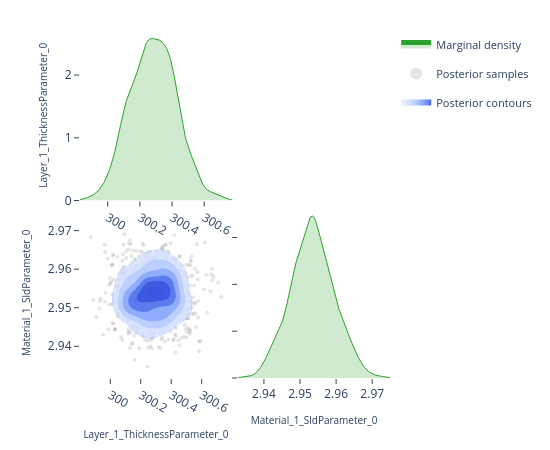

Notebook code for this chart:
### Code cell
# ---- Pairwise focus: thickness vs SLD ---------------------------------------
# A 2-parameter corner plot zooms in on the joint posterior for a specific
# pair.  This is the same view the EasyReflectometryApp's "2D Heatmap"
# sub-tab uses to inspect parameter degeneracies.


params_of_interest = ['Layer_1_ThicknessParameter_0', 'Material_1_SldParameter_0']
idx = [posterior.param_names.index(p) for p in params_of_interest]
subset_draws = np.asarray(posterior.draws)[:, idx]

fig = plot_corner(subset_draws, params_of_interest)
fig.show()

### Figure 1 — Plotly figure (JSON) as saved in the notebook; plotly's stock layout.template omitted (floating-point values rounded to 4 significant figures; data arrays with more than 128 entries replaced by an {"elided": "..."} marker saying what was removed)
{"data": [{"fill": "tozeroy", "fillcolor": "rgba(44, 160, 44, 0.22)", "hoverinfo": "skip", "legendgroup": "marginal", "line": {"color": "rgb(44, 160, 44)", "width": 1}, "mode": "lines", "name": "Marginal density", "showlegend": true, "type": "scatter", "x": {"elided": "256 float values"}, "xaxis": "x", "y": {"elided": "256 float values"}, "yaxis": "y"}, {"hoverinfo": "skip", "legendgroup": "scatter", "marker": {"color": "rgba(140, 140, 140, 0.22)", "size": 4}, "mode": "markers", "name": "Posterior samples", "showlegend": true, "type": "scatter", "x": {"elided": "880 float values"}, "xaxis": "x3", "y": {"elided": "880 float values"}, "yaxis": "y3", "zorder": 0}, {"colorscale": [[0.0, "rgba(224, 233, 255, 0.62)"], [0.35, "rgba(183, 203, 255, 0.70)"], [0.6, "rgba(138, 169, 252, 0.78)"], [0.82, "rgba(96, 131, 242, 0.84)"], [1.0, "rgba(58, 86, 224, 0.90)"]], "connectgaps": false, "contours": {"coloring": "fill", "end": 172.8, "showlabels": false, "showlines": false, "size": 27.28, "start": 36.38}, "hoverinfo": "skip", "legendgroup": "contour", "name": "Posterior contours", "showlegend": true, "showscale": false, "type": "contour", "x": [299.8, 299.8, 299.9, 299.9, 299.9, 299.9, 299.9, 299.9, 299.9, 299.9, 299.9, 300.0, 300.0, 300.0, 300.0, 300.0, 300.0, 300.0, 300.0, 300.1, 300.1, 300.1, 300.1, 300.1, 300.1, 300.1, 300.1, 300.2, 300.2, 300.2, 300.2, 300.2, 300.2, 300.2, 300.2, 300.2, 300.3, 300.3, 300.3, 300.3, 300.3, 300.3, 300.3, 300.3, 300.4, 300.4, 300.4, 300.4, 300.4, 300.4, 300.4, 300.4, 300.4, 300.5, 300.5, 300.5, 300.5, 300.5, 300.5, 300.5, 300.5, 300.6, 300.6, 300.6, 300.6, 300.6, 300.6, 300.6, 300.6, 300.7, 300.7, 300.7, 300.7, 300.7, 300.7, 300.7, 300.7, 300.7, 300.8, 300.8], "xaxis": "x3", "y": [2.933, 2.933, 2.934, 2.934, 2.935, 2.936, 2.936, 2.937, 2.937, 2.938, 2.938, 2.939, 2.939, 2.94, 2.94, 2.941, 2.941, 2.942, 2.942, 2.943, 2.943, 2.944, 2.945, 2.945, 2.946, 2.946, 2.947, 2.947, 2.948, 2.948, 2.949, 2.949, 2.95, 2.95, 2.951, 2.951, 2.952, 2.953, 2.953, 2.954, 2.954, 2.955, 2.955, 2.956, 2.956, 2.957, 2.957, 2.958, 2.958, 2.959, 2.959, 2.96, 2.961, 2.961, 2.962, 2.962, 2.963, 2.963, 2.964, 2.964, 2.965, 2.965, 2.966, 2.966, 2.967, 2.967, 2.968, 2.969, 2.969, 2.97, 2.97, 2.971, 2.971, 2.972, 2.972, 2.973, 2.973, 2.974, 2.974, 2.975], "yaxis": "y3", "z": {"elided": "80x80 float values"}, "zmax": 172.8, "zmin": 36.38, "zorder": 1}, {"colorscale": [[0.0, "rgba(183, 203, 255, 0.94)"], [0.35, "rgba(183, 203, 255, 0.94)"], [0.35, "rgba(138, 169, 252, 0.95)"], [0.6, "rgba(138, 169, 252, 0.95)"], [0.6, "rgba(96, 131, 242, 0.96)"], [0.82, "rgba(96, 131, 242, 0.96)"], [0.82, "rgba(58, 86, 224, 0.98)"], [1.0, "rgba(58, 86, 224, 0.98)"]], "contours": {"coloring": "lines", "end": 172.8, "showlabels": false, "size": 27.28, "start": 36.38}, "hoverinfo": "skip", "legendgroup": "contour", "line": {"width": 0.9}, "showlegend": false, "showscale": false, "type": "contour", "x": [299.8, 299.8, 299.9, 299.9, 299.9, 299.9, 299.9, 299.9, 299.9, 299.9, 299.9, 300.0, 300.0, 300.0, 300.0, 300.0, 300.0, 300.0, 300.0, 300.1, 300.1, 300.1, 300.1, 300.1, 300.1, 300.1, 300.1, 300.2, 300.2, 300.2, 300.2, 300.2, 300.2, 300.2, 300.2, 300.2, 300.3, 300.3, 300.3, 300.3, 300.3, 300.3, 300.3, 300.3, 300.4, 300.4, 300.4, 300.4, 300.4, 300.4, 300.4, 300.4, 300.4, 300.5, 300.5, 300.5, 300.5, 300.5, 300.5, 300.5, 300.5, 300.6, 300.6, 300.6, 300.6, 300.6, 300.6, 300.6, 300.6, 300.7, 300.7, 300.7, 300.7, 300.7, 300.7, 300.7, 300.7, 300.7, 300.8, 300.8], "xaxis": "x3", "y": [2.933, 2.933, 2.934, 2.934, 2.935, 2.936, 2.936, 2.937, 2.937, 2.938, 2.938, 2.939, 2.939, 2.94, 2.94, 2.941, 2.941, 2.942, 2.942, 2.943, 2.943, 2.944, 2.945, 2.945, 2.946, 2.946, 2.947, 2.947, 2.948, 2.948, 2.949, 2.949, 2.95, 2.95, 2.951, 2.951, 2.952, 2.953, 2.953, 2.954, 2.954, 2.955, 2.955, 2.956, 2.956, 2.957, 2.957, 2.958, 2.958, 2.959, 2.959, 2.96, 2.961, 2.961, 2.962, 2.962, 2.963, 2.963, 2.964, 2.964, 2.965, 2.965, 2.966, 2.966, 2.967, 2.967, 2.968, 2.969, 2.969, 2.97, 2.97, 2.971, 2.971, 2.972, 2.972, 2.973, 2.973, 2.974, 2.974, 2.975], "yaxis": "y3", "z": {"elided": "80x80 float values"}, "zmax": 172.8, "zmin": 36.38, "zorder": 2}, {"fill": "tozeroy", "fillcolor": "rgba(44, 160, 44, 0.22)", "hoverinfo": "skip", "legendgroup": "marginal", "line": {"color": "rgb(44, 160, 44)", "width": 1}, "mode": "lines", "name": "Marginal density", "showlegend": false, "type": "scatter", "x": {"elided": "256 float values"}, "xaxis": "x4", "y": {"elided": "256 float values"}, "yaxis": "y4"}], "layout": {"height": 450, "legend": {"font": {"size": 11}, "itemsizing": "constant", "orientation": "v", "x": 1.02, "xanchor": "left", "y": 1.0, "yanchor": "top"}, "margin": {"b": 60, "l": 80, "r": 160, "t": 30}, "plot_bgcolor": "white", "showlegend": true, "width": 550, "xaxis": {"anchor": "y", "domain": [0.0, 0.49], "showgrid": false, "ticks": "outside", "zeroline": false}, "xaxis2": {"anchor": "y2", "domain": [0.51, 1.0], "showgrid": false, "ticks": "outside", "visible": false, "zeroline": false}, "xaxis3": {"anchor": "y3", "domain": [0.0, 0.49], "showgrid": false, "ticks": "outside", "title": {"font": {"size": 10}, "text": "Layer_1_ThicknessParameter_0"}, "zeroline": false}, "xaxis4": {"anchor": "y4", "domain": [0.51, 1.0], "showgrid": false, "ticks": "outside", "title": {"font": {"size": 10}, "text": "Material_1_SldParameter_0"}, "zeroline": false}, "yaxis": {"anchor": "x", "domain": [0.51, 1.0], "showgrid": false, "ticks": "outside", "title": {"font": {"size": 10}, "text": "Layer_1_ThicknessParameter_0"}, "zeroline": false}, "yaxis2": {"anchor": "x2", "domain": [0.51, 1.0], "showgrid": false, "ticks": "outside", "visible": false, "zeroline": false}, "yaxis3": {"anchor": "x3", "domain": [0.0, 0.49], "showgrid": false, "ticks": "outside", "title": {"font": {"size": 10}, "text": "Material_1_SldParameter_0"}, "zeroline": false}, "yaxis4": {"anchor": "x4", "domain": [0.0, 0.49], "showgrid": false, "showticklabels": false, "ticks": "outside", "zeroline": false}}}
